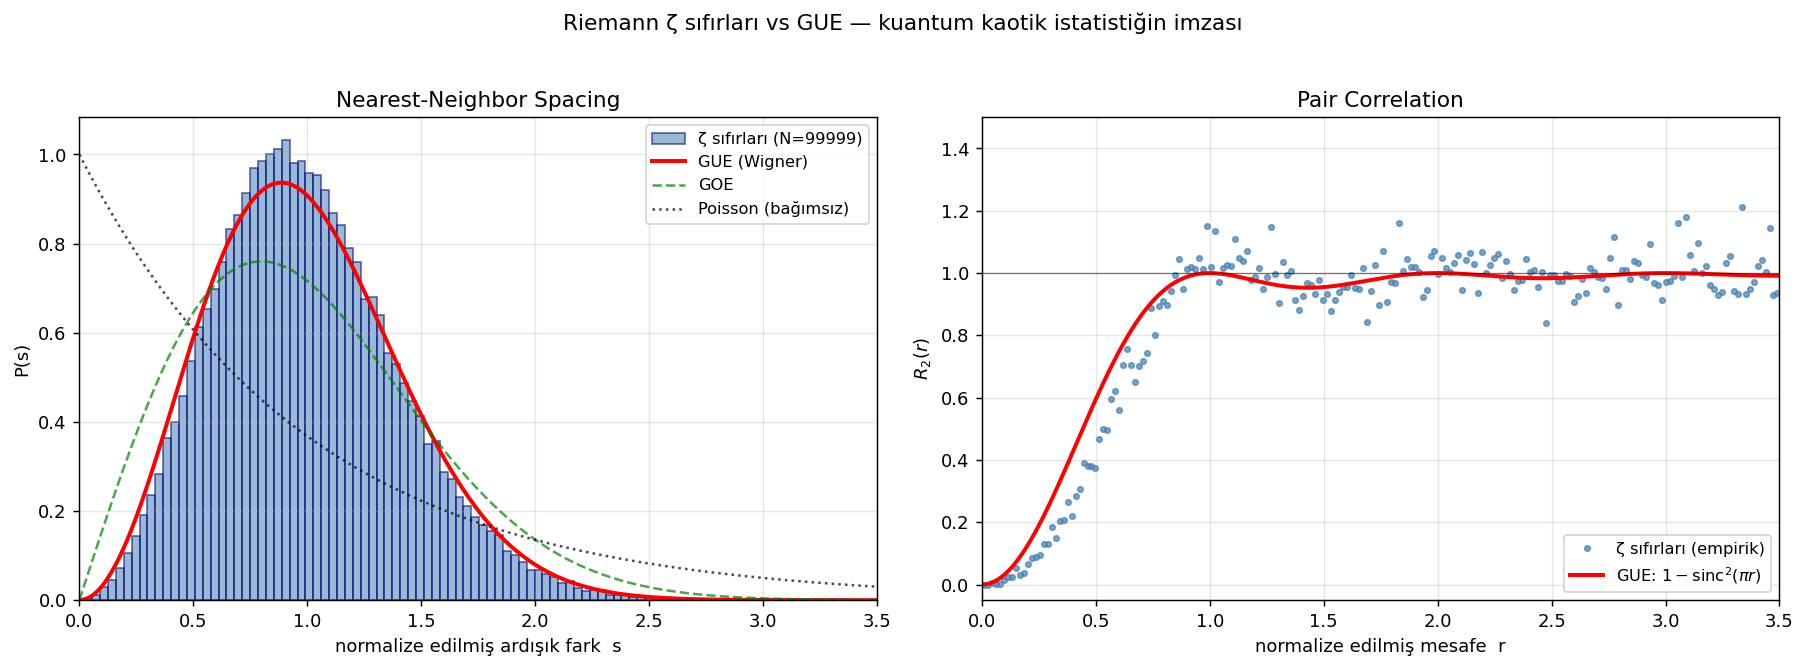

The script that saved this image:
"""
QM × Riemann — ilk resim
========================

Soru: Riemann ζ sıfırlarının istatistiği gerçekten GUE (kuantum kaotik
sistemlerin) istatistiği ile örtüşüyor mu? Gözle göster.

İki test:
  (1) Nearest-neighbor spacing dağılımı vs GUE Wigner surmise
  (2) Pair correlation R_2(r) vs 1 - sinc^2(πr)

Veri: zeros_100k.txt (Odlyzko, ilk 100000 ζ sıfırının imajiner kısmı)
"""

import numpy as np
import matplotlib.pyplot as plt
from pathlib import Path

ROOT = Path(__file__).resolve().parent.parent
zeros_path = ROOT / "zeros_100k.txt"

# ---------- 1. Veriyi yükle ----------
t = np.loadtxt(zeros_path)
print(f"Yüklenen sıfır sayısı: {len(t)}")
print(f"İlk: {t[0]:.6f}, son: {t[-1]:.6f}")

# ---------- 2. Lokal ortalama yoğunlukla normalize et ----------
# Riemann-von Mangoldt: N(T) ~ (T/2π) log(T/2π) - T/2π
# Yerel sıfır yoğunluğu:  ρ(t) = (1/2π) log(t/2π)
# Normalize edilmiş sıfırlar:  ξ_n = t_n * ρ(t_n) — ardışık fark ~1
rho = np.log(t / (2 * np.pi)) / (2 * np.pi)
xi = t * rho  # unfolded
spacings = np.diff(xi)
spacings = spacings / np.mean(spacings)  # ortalama 1'e ayarla

print(f"Spacing istatistik: mean={spacings.mean():.4f}, std={spacings.std():.4f}")

# ---------- 3. GUE Wigner surmise ----------
def gue_wigner(s):
    return (32 / np.pi**2) * s**2 * np.exp(-4 * s**2 / np.pi)

def goe_wigner(s):
    return (np.pi / 2) * s * np.exp(-np.pi * s**2 / 4)

def poisson(s):
    return np.exp(-s)

# ---------- 4. Pair correlation (Montgomery) ----------
# R_2(r) ≈ 1 - (sin(πr)/(πr))^2 (GUE prediction)
def gue_pair_corr(r):
    pi_r = np.pi * r
    return 1 - np.where(np.abs(pi_r) < 1e-9, 1.0, (np.sin(pi_r) / pi_r) ** 2)

# Pair correlation'ı sınırlı pencerede ölç (N=20000 sıfır yeterli, hızlı)
N_pc = 20000
xi_sub = xi[:N_pc]
# tüm çiftlerin farkları (mod yerel ortalama) — sadece pozitif farkları al
all_diffs = []
window = 50  # ardışık ±50 sıfır içinde
for i in range(N_pc):
    j_max = min(i + window, N_pc)
    diffs = xi_sub[i+1:j_max] - xi_sub[i]
    all_diffs.append(diffs)
all_diffs = np.concatenate(all_diffs)
# normalize: ortalama spacing = 1 olacak şekilde zaten unfolded

# ---------- 5. Plot ----------
fig, axes = plt.subplots(1, 2, figsize=(14, 5))

# Sol: nearest-neighbor spacing
ax = axes[0]
ax.hist(spacings, bins=80, density=True, alpha=0.55,
        color="steelblue", edgecolor="navy", label=f"ζ sıfırları (N={len(spacings)})")
s_grid = np.linspace(0, 3.5, 400)
ax.plot(s_grid, gue_wigner(s_grid), "r-", lw=2.2, label="GUE (Wigner)")
ax.plot(s_grid, goe_wigner(s_grid), "g--", lw=1.4, alpha=0.7, label="GOE")
ax.plot(s_grid, poisson(s_grid), "k:", lw=1.4, alpha=0.7, label="Poisson (bağımsız)")
ax.set_xlabel("normalize edilmiş ardışık fark  s")
ax.set_ylabel("P(s)")
ax.set_title("Nearest-Neighbor Spacing")
ax.set_xlim(0, 3.5)
ax.legend(loc="upper right", fontsize=9)
ax.grid(alpha=0.3)

# Sağ: pair correlation
ax = axes[1]
counts, edges = np.histogram(all_diffs, bins=200, range=(0, 3.5), density=True)
centers = 0.5 * (edges[1:] + edges[:-1])
# normalize: uzun mesafede R_2 → 1
# basit normalizasyon: histogramı tail ortalamasına böl
tail = counts[(centers > 2.5) & (centers < 3.5)].mean()
R2_emp = counts / tail
ax.plot(centers, R2_emp, "o", ms=3, color="steelblue", alpha=0.7,
        label="ζ sıfırları (empirik)")
r_grid = np.linspace(0.001, 3.5, 600)
ax.plot(r_grid, gue_pair_corr(r_grid), "r-", lw=2.2,
        label=r"GUE: $1-\mathrm{sinc}^2(\pi r)$")
ax.axhline(1, color="k", lw=0.7, alpha=0.5)
ax.set_xlabel("normalize edilmiş mesafe  r")
ax.set_ylabel(r"$R_2(r)$")
ax.set_title("Pair Correlation")
ax.set_xlim(0, 3.5)
ax.set_ylim(-0.05, 1.5)
ax.legend(loc="lower right", fontsize=9)
ax.grid(alpha=0.3)

plt.suptitle("Riemann ζ sıfırları vs GUE — kuantum kaotik istatistiğin imzası",
             fontsize=12, y=1.02)
plt.tight_layout()
out_path = Path(__file__).parent / "01_resim.png"
plt.savefig(out_path, dpi=130, bbox_inches="tight")
print(f"\nKaydedildi: {out_path}")

# ---------- 6. Sayısal karşılaştırma ----------
# Kolmogorov-Smirnov-tipi basit metrik: histogram mesafesi
hist, edges = np.histogram(spacings, bins=80, range=(0, 3.5), density=True)
centers = 0.5 * (edges[1:] + edges[:-1])
gue_pred = gue_wigner(centers)
goe_pred = goe_wigner(centers)
poi_pred = poisson(centers)
def L1(a, b): return np.mean(np.abs(a - b))
print(f"\nL1 mesafesi (küçük = iyi uyum):")
print(f"  ζ vs GUE:     {L1(hist, gue_pred):.4f}")
print(f"  ζ vs GOE:     {L1(hist, goe_pred):.4f}")
print(f"  ζ vs Poisson: {L1(hist, poi_pred):.4f}")
